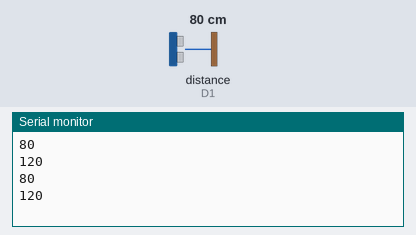
Recording of a sketch running on a simulated ESP8266 (NodeMCU). Parts: the last lines printed to the serial monitor. Wiring (inferred from the names in the program): ultrasonic range finder: trigger D2; echo D1. The inputs (shaded band) are chosen by the test bench; at power-on: distance to the obstacle (sensor on D1) 80 cm. The echo pulse lasts 58.3 µs per cm; WiFi joins after 1.5 s; servers stay silent unless stated.

Above: at 3.0 s.
3.1 s: distance to the obstacle (sensor on D1) set to 2 cm
At 4.4 s:
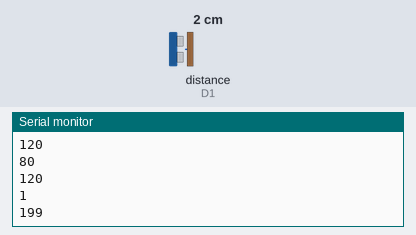
4.6 s: distance to the obstacle (sensor on D1) set to 4 cm
At 5.6 s:
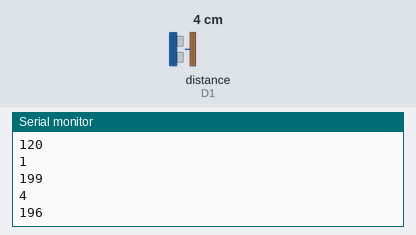
Timing chart, 0 to 7.6 s (numbered marks = the images above; inputs shaded):
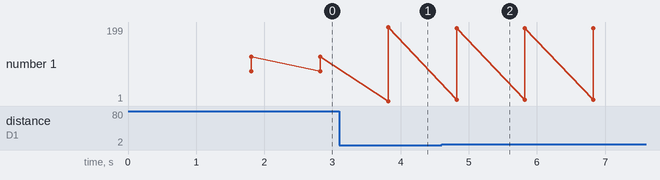

Measured:
- after the input at 3.1 s, the serial monitor: prints a new line after 0.72 s (image 1)
- after the input at 4.6 s, the serial monitor: prints a new line after 0.22 s (image 2)
- plotted number 1: 120 → 199 after the input at 3.1 s, 199 → 196 after the input at 4.6 s

The sketch:

agung.ino
```cpp
#define BLYNK_PRINT Serial


#include <ESP8266WiFi.h>
#include <BlynkSimpleEsp8266.h>
BlynkTimer timer;
const int triggerPin = D2;
const int echo = D1;
// You should get Auth Token in the Blynk App.
// Go to the Project Settings (nut icon).
char auth[] = "6-5vibeGtXWhXMrwrn2eP7rdL_8cd8hu";

// Your WiFi credentials.
// Set password to "" for open networks.
char ssid[] = "iphone";//your wifi name
char pass[] = "reset12345"; //your wifi password


void setup()
{
  // Debug console
  Serial.begin(9600);
pinMode(triggerPin, OUTPUT);
  pinMode(echo, INPUT);
  Blynk.begin(auth, ssid, pass);


}

void loop()
{
long duration;
int distance;
Blynk.run();
  timer.run();
  digitalWrite(triggerPin, LOW);
  delayMicroseconds(500);

  digitalWrite(triggerPin, HIGH);
  delayMicroseconds(500);

  digitalWrite(triggerPin, LOW);
  duration = pulseIn(echo, HIGH);
  distance = (duration/2) / 29.1;
  int tinggi = 200 - distance;
  Blynk.virtualWrite(V1,tinggi);

Serial.println(distance);
Serial.println(tinggi);

  delay(1000);

}
```
